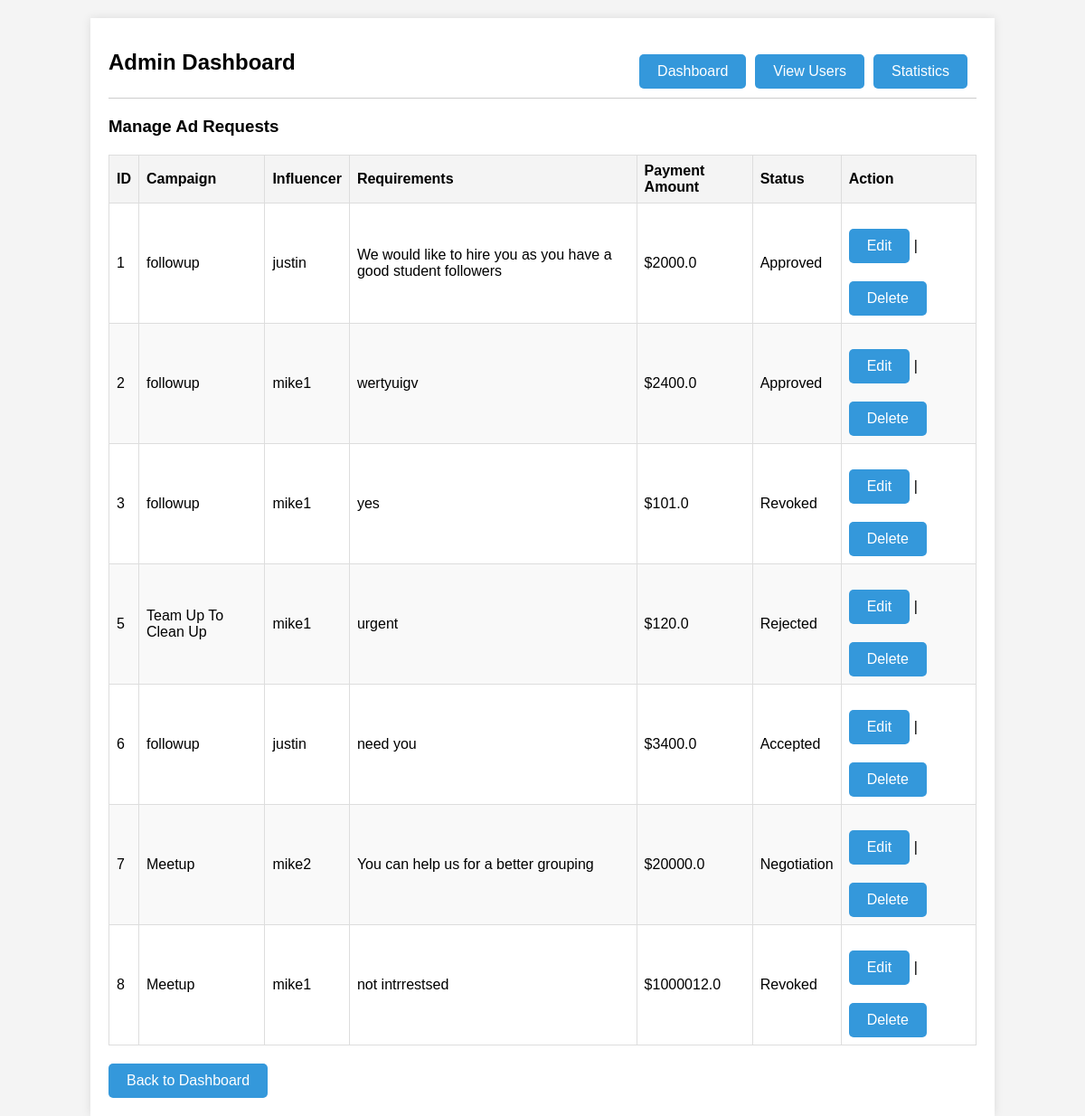
The page /manage_ads on the database its author committed.
### application/model.py (models this page shows)
class AdRequest(db.Model):
    __tablename__ = 'ad_requests'
    id = db.Column(db.Integer, primary_key=True)
    campaign_id = db.Column(db.Integer, db.ForeignKey('campaigns.id'), nullable=False)
    influencer_id = db.Column(db.Integer, db.ForeignKey('influencers.id'), nullable=False)
    requirements = db.Column(db.Text, nullable=False)
    payment_amount = db.Column(db.Float, nullable=False)
    status = db.Column(db.String(20), nullable=False, default='Pending')

class Campaign(db.Model):
    __tablename__ = 'campaigns'
    id = db.Column(db.Integer, primary_key=True)
    name = db.Column(db.String(120), nullable=False)
    niche = db.Column(db.String(120), nullable=False)
    start_date = db.Column(db.Date, nullable=False)
    end_date = db.Column(db.Date, nullable=False)
    budget = db.Column(db.Float, nullable=False)
    visibility = db.Column(db.String(10), nullable=False)
    goals = db.Column(db.Text, nullable=False)
    sponsor_id = db.Column(db.Integer, db.ForeignKey('sponsors.id'), nullable=False)
    ad_requests = db.relationship('AdRequest', backref='campaign', lazy=True)
    flag_reason = db.Column(db.Text, nullable=True)

class Influencer(db.Model):
    __tablename__ = 'influencers'
    id = db.Column(db.Integer, primary_key=True, autoincrement=True)
    username = db.Column(db.String(100), nullable=False)
    category = db.Column(db.String(50), nullable=False)
    niche = db.Column(db.String(50), nullable=True)
    reach = db.Column(db.Integer, nullable=False)
    followers = db.Column(db.Integer, nullable=False)
    ad_requests = db.relationship('AdRequest', backref='influencer', lazy=True)

### application/controller.py (the view)
@app.route('/manage_ads')
def manage_ads():
    ad_requests = AdRequest.query.all()
    return render_template('manage_adrequest.html', ad_requests=ad_requests)

### application/templates/manage_adrequest.html (shortened to what this page needs)
<!DOCTYPE html>
<html lang="en">
<head>
    <link rel="stylesheet" href="{{ url_for('static', filename='css/manage_adrequest.css') }}">
</head>
<body>
    <div class="dashboard-container">
        <header>
            <h2>Admin Dashboard</h2>
            <nav>
                <ul>
                    <li><a href="{{ url_for('admin_dashboard') }}">Dashboard</a></li>
                    <li><a href="{{ url_for('view_users') }}">View Users</a></li>
                    <li><a href="{{ url_for('statistics_page') }}">Statistics</a></li>
                </ul>
            </nav>
        </header>
        <h3>Manage Ad Requests</h3>
        <div class="ad-list">
            <table>
                <thead>
                    <tr>
                        <th>ID</th>
                        <th>Campaign</th>
                        <th>Influencer</th>
                        <th>Requirements</th>
                        <th>Payment Amount</th>
                        <th>Status</th>
                        <th>Action</th>
                    </tr>
                </thead>
                <tbody>
                    {% for ad_request in ad_requests %}
                    <tr>
                        <td>{{ ad_request.id }}</td>
                        <td>{{ ad_request.campaign.name }}</td>
                        <td>{{ ad_request.influencer.username }}</td>
                        <td>{{ ad_request.requirements }}</td>
                        <td>${{ ad_request.payment_amount }}</td>
                        <td>{{ ad_request.status }}</td>
                        <td>
                            <a href="{{ url_for('edit_ad_request', ad_request_id=ad_request.id) }}">Edit</a> |
                            <a href="{{ url_for('remove_ad_request', ad_request_id=ad_request.id) }}" onclick="return confirm('Are you sure you want to delete this ad request?');">Delete</a>
                        </td>
                    </tr>
                    {% endfor %}
                </tbody>
            </table>
        </div>
        <a href="{{ url_for('admin_dashboard') }}">Back to Dashboard</a>
    </div>
</body>
</html>

### application/static/css/manage_adrequest.css (style rules this page uses)
body { font-family: Arial, sans-serif; background-color: #f4f4f4; margin: 0; padding: 0; }
.dashboard-container { width: 80%; margin: 0 auto; background-color: #fff; padding: 20px; box-shadow: 0 0 10px rgba(0, 0, 0, 0.1); margin-top: 20px; }
header { display: flex; justify-content: space-between; align-items: center; border-bottom: 1px solid #ccc; padding-bottom: 10px; margin-bottom: 20px; }
header h2 { margin: 0; }
nav ul { list-style: none; padding: 0; margin: 0; display: flex; }
nav ul li { margin-right: 10px; }
nav ul li a { text-decoration: none; color: #333; }
h3 { margin-top: 0; }
.ad-list { margin-top: 20px; }
.ad-list table { width: 100%; border-collapse: collapse; }
.ad-list table, .ad-list th, .ad-list td { border: 1px solid #ddd; }
.ad-list th, .ad-list td { padding: 8px; text-align: left; }
.ad-list th { background-color: #f4f4f4; }
.ad-list tr:nth-child(even) { background-color: #f9f9f9; }
a { color: #3498db; text-decoration: none; }
.dashboard-container a { display: inline-block; margin-top: 20px; background-color: #3498db; color: #fff; padding: 10px 20px; text-align: center; border-radius: 5px; }

### rows shown on the page
AdRequest: id "1", campaign.name "followup", influencer.username "justin", requirements "We would like to hire you as you have a good student followers", payment_amount "2000.0", status "Approved"
AdRequest: id "2", campaign.name "followup", influencer.username "mike1", requirements "wertyuigv", payment_amount "2400.0", status "Approved"
AdRequest: id "3", campaign.name "followup", influencer.username "mike1", requirements "yes", payment_amount "101.0", status "Revoked"
AdRequest: id "5", campaign.name "Team Up To Clean Up", influencer.username "mike1", requirements "urgent", payment_amount "120.0", status "Rejected"
AdRequest: id "6", campaign.name "followup", influencer.username "justin", requirements "need you", payment_amount "3400.0", status "Accepted"
AdRequest: id "7", campaign.name "Meetup", influencer.username "mike2", requirements "You can help us for a better grouping", payment_amount "20000.0", status "Negotiation"
AdRequest: id "8", campaign.name "Meetup", influencer.username "mike1", requirements "not intrrestsed", payment_amount "1000012.0", status "Revoked"
